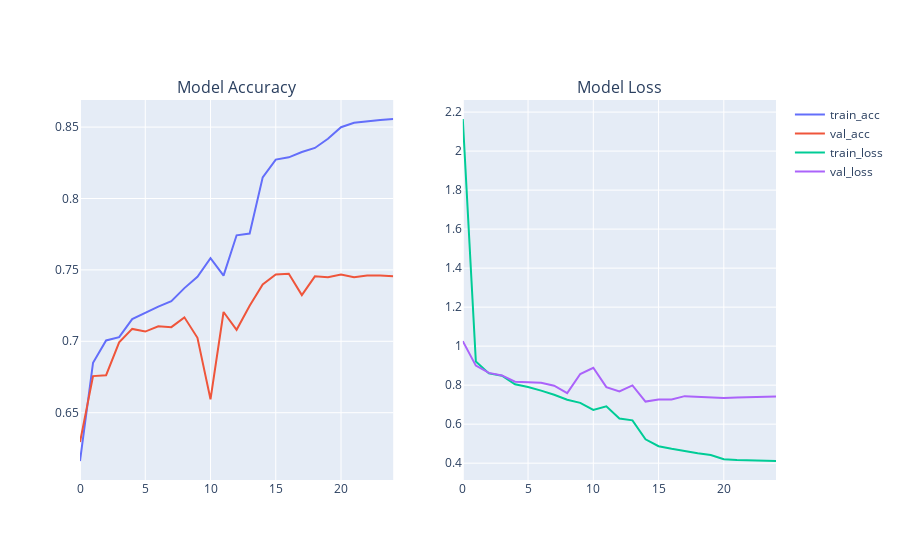

The notebook cell this image was saved under:
### Code cell
plot_model_training_curve(model1_history)

### Figure 1 — Plotly figure (JSON) as saved in the notebook; plotly's stock layout.template omitted (floating-point values rounded to 4 significant figures)
{"data": [{"name": "train_acc", "type": "scatter", "xaxis": "x", "y": [0.6162, 0.685, 0.7006, 0.7029, 0.7156, 0.7199, 0.7243, 0.728, 0.7372, 0.7452, 0.7582, 0.746, 0.7742, 0.7755, 0.8148, 0.8273, 0.8288, 0.8326, 0.8354, 0.8418, 0.8499, 0.853, 0.8541, 0.8549, 0.8557], "yaxis": "y"}, {"name": "val_acc", "type": "scatter", "xaxis": "x", "y": [0.6294, 0.6756, 0.6762, 0.6993, 0.7087, 0.7068, 0.7105, 0.7099, 0.7168, 0.7024, 0.6594, 0.7205, 0.708, 0.7249, 0.7399, 0.7467, 0.7473, 0.7324, 0.7455, 0.7449, 0.7467, 0.7449, 0.7461, 0.7461, 0.7455], "yaxis": "y"}, {"name": "train_loss", "type": "scatter", "xaxis": "x2", "y": [2.165, 0.9215, 0.8604, 0.8486, 0.8044, 0.791, 0.772, 0.7508, 0.7254, 0.7095, 0.6728, 0.6919, 0.629, 0.6198, 0.5227, 0.487, 0.4736, 0.4614, 0.4509, 0.442, 0.4199, 0.4161, 0.4139, 0.4124, 0.4112], "yaxis": "y2"}, {"name": "val_loss", "type": "scatter", "xaxis": "x2", "y": [1.026, 0.9001, 0.8631, 0.8499, 0.8177, 0.8136, 0.8124, 0.7971, 0.7593, 0.857, 0.8891, 0.7898, 0.7676, 0.7986, 0.7157, 0.7263, 0.7268, 0.7436, 0.7405, 0.7376, 0.7347, 0.7363, 0.7387, 0.74, 0.7417], "yaxis": "y2"}], "layout": {"annotations": [{"font": {"size": 16}, "showarrow": false, "text": "Model Accuracy", "x": 0.225, "xanchor": "center", "xref": "paper", "y": 1, "yanchor": "bottom", "yref": "paper"}, {"font": {"size": 16}, "showarrow": false, "text": "Model Loss", "x": 0.775, "xanchor": "center", "xref": "paper", "y": 1, "yanchor": "bottom", "yref": "paper"}], "xaxis": {"anchor": "y", "domain": [0, 0.45]}, "xaxis2": {"anchor": "y2", "domain": [0.55, 1]}, "yaxis": {"anchor": "x", "domain": [0, 1]}, "yaxis2": {"anchor": "x2", "domain": [0, 1]}}}
